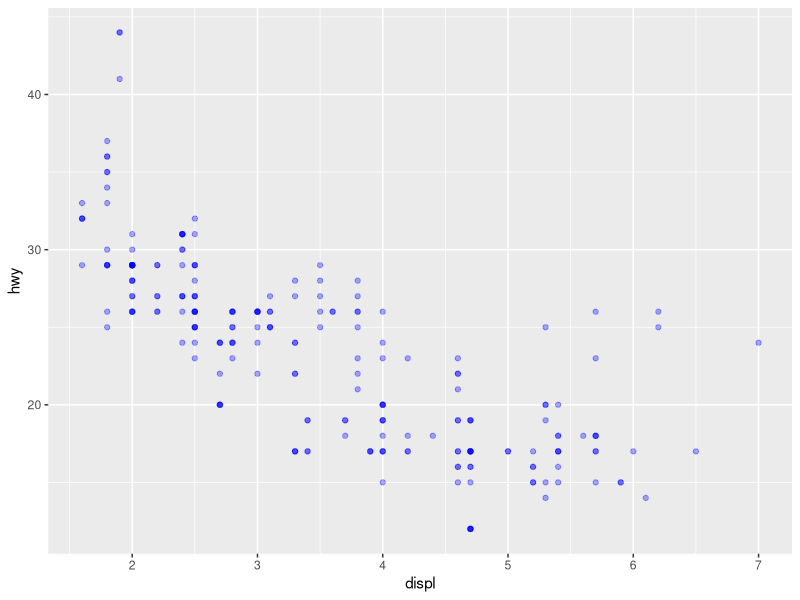

R code for this plot: (Note: this script raises an error after producing the figure.)
## ---- chunk 1
knitr::opts_chunk$set(echo = TRUE)
library(tidyverse)
knitr::opts_chunk$set(cache = TRUE)
## ---- chunk 2
ggplot(data = mpg) +
  geom_point(
    mapping = aes(x = displ, y = hwy),
    alpha = 1 / 3,
    color = "blue"
  )
## ---- chunk 3
ggplot(data = mpg) +
  geom_point(
    mapping = aes(x = displ, y = hwy),
    color = year
  )
## ---- chunk 4
ggplot(data = mpg) +
  geom_point(
    mapping = aes(x = displ, y = hwy),
    color = class
  )
## ---- chunk 5
ggplot(data = mpg) +
  geom_point(
    mapping = aes(x = displ, y = hwy, color = "red")
  )

ggplot(data = mpg) +
  geom_point(
    mapping = aes(x = displ, y = hwy, color = "blue")
  )

ggplot(data = mpg) +
  geom_point(
    mapping = aes(x = displ, y = hwy, shape = "triangle")
  )
